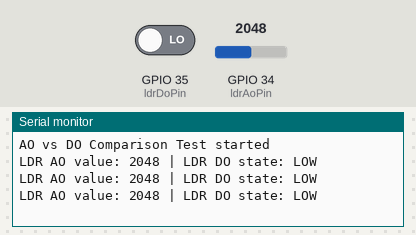
Simulated run of this sketch. Board: ESP32. Parts: the last lines printed to the serial monitor. Inputs (shaded band) come from the test bench; at power-on: GPIO 35 (ldrDoPin) LOW, GPIO 34 (ldrAoPin) = 2048.

Above: at 1.3 s.
1.4 s: GPIO 35 (ldrDoPin) driven HIGH
At 1.9 s:
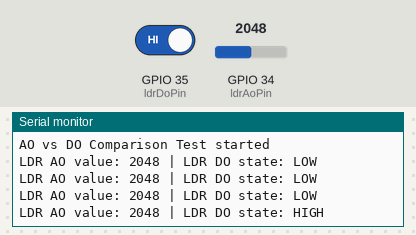
3.5 s: GPIO 34 (ldrAoPin) set to 2866
At 3.9 s:
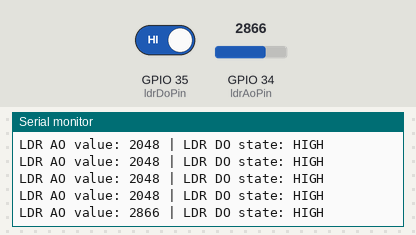
5.0 s: GPIO 34 (ldrAoPin) set to 3603
At 5.4 s:
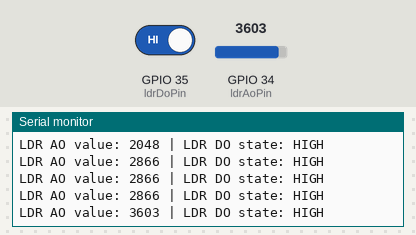
6.5 s: GPIO 35 (ldrDoPin) driven LOW
At 6.9 s:
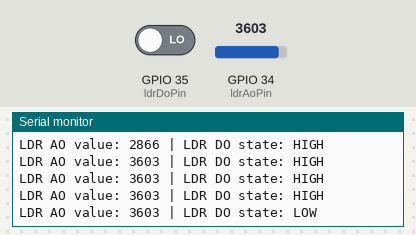
Timing chart, 0 to 9.0 s (numbered marks = the images above; inputs shaded):
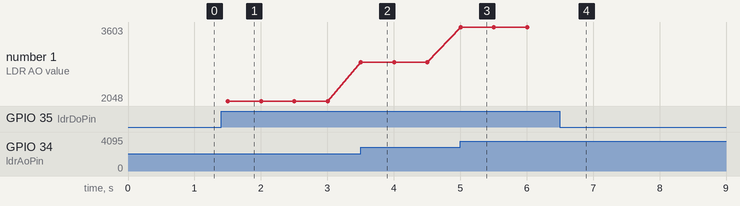

The sketch:

ao_do_comparison_test.ino
```cpp
// ESP32 Light Sensor Alarm System
// V2 AO vs DO Comparison Test

const int ldrAoPin = 34;  // LDR module AO connected to GPIO34.
const int ldrDoPin = 35;  // LDR module DO connected to GPIO35.

void setup()
{
  pinMode(ldrAoPin, INPUT);
  pinMode(ldrDoPin, INPUT);

  Serial.begin(115200);

  Serial.println("AO vs DO Comparison Test started");
}

void loop()
{
  int ldrAoValue = analogRead(ldrAoPin);
  int ldrDoValue = digitalRead(ldrDoPin);

  Serial.print("LDR AO value: ");
  Serial.print(ldrAoValue);

  Serial.print(" | LDR DO state: ");

  if (ldrDoValue == HIGH)
  {
    Serial.println("HIGH");
  }
  else
  {
    Serial.println("LOW");
  }

  delay(500);
}
```

Measured:
- after the input at 1.4 s, the serial monitor: prints a new line after 0.10 s (image 1)
- after the input at 3.5 s, the serial monitor: prints a new line at once (image 2)
- after the input at 5.0 s, the serial monitor: prints a new line at once (image 3)
- after the input at 6.5 s, the serial monitor: prints a new line at once (image 4)
- plotted number 1: 2048 → 2866 after the input at 3.5 s, 2866 → 3603 after the input at 5.0 s
